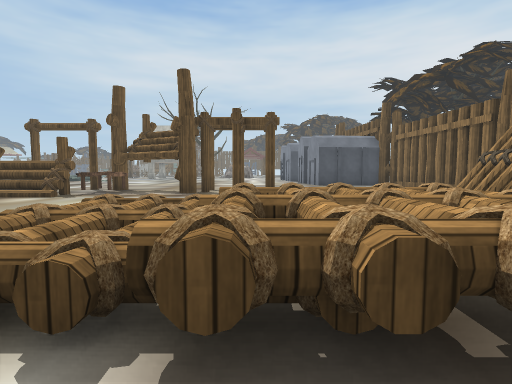
[1] (above)

13 first-person views from a walk through a scene from a Unity 3-D project. The camera is 1.2 m above the floor, tilts 4° down and sees 85° across. The floor is counted in squares, 2 m on a side. Each view is taken from the middle of a square. On the plan, view 1 faces up. The plan holds only what a view shows up to about 9 squares ahead; the rest is blank. The place goes on beyond the plan. The player is left out. Some animated figures are not drawn. Some surface patterns are stand-ins.

[2]
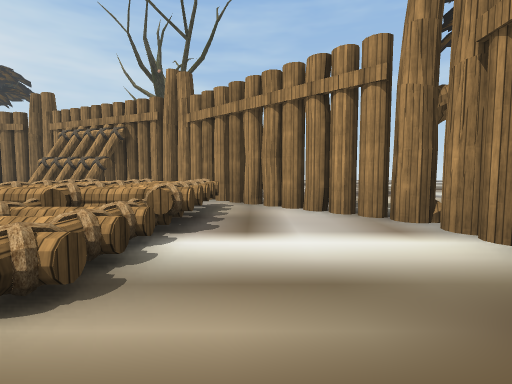

[3]
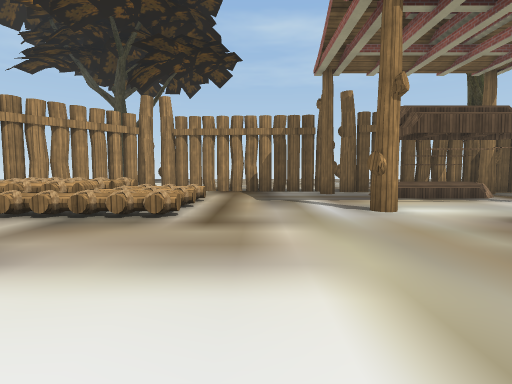

[4]
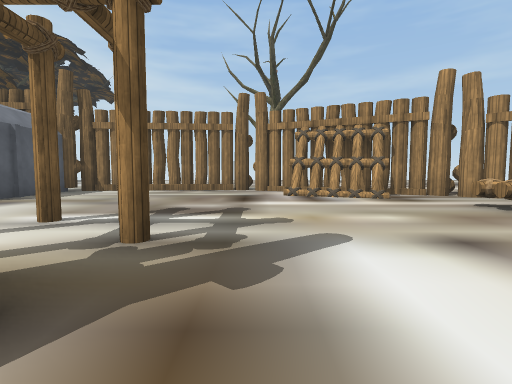

[5]
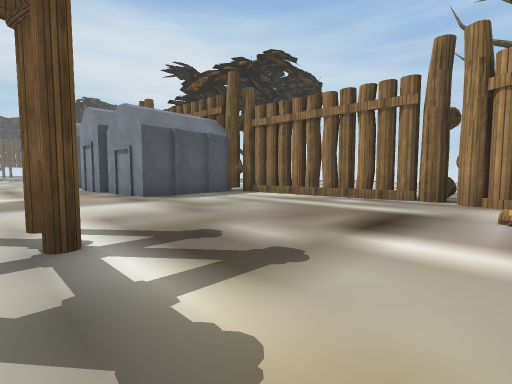

[6]
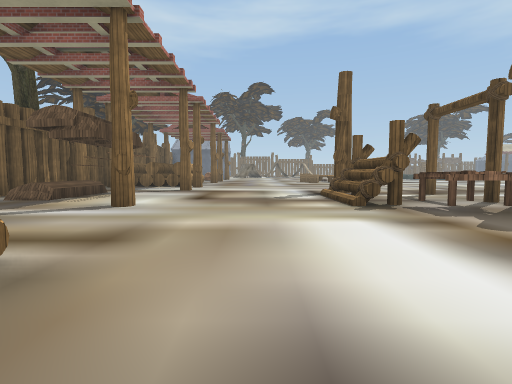

[7]
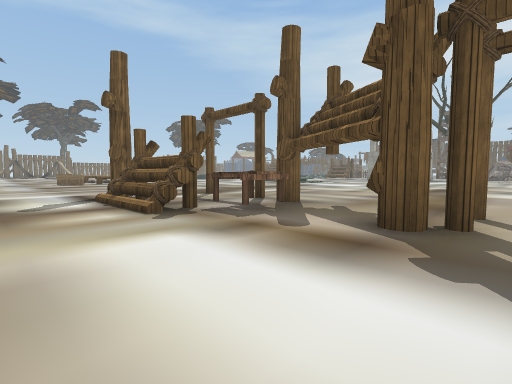

[8]
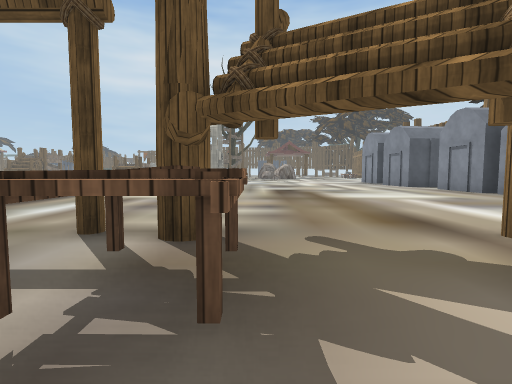

[9]
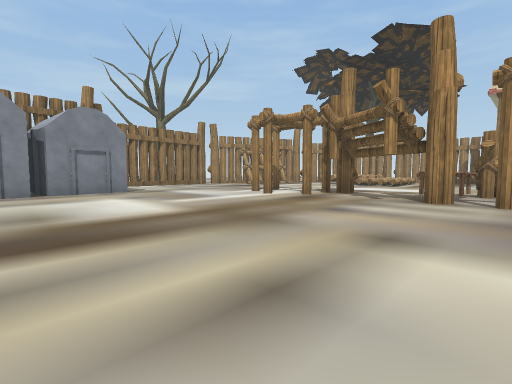

[10]
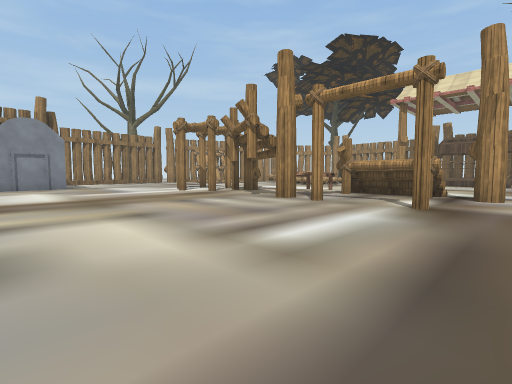

[11]
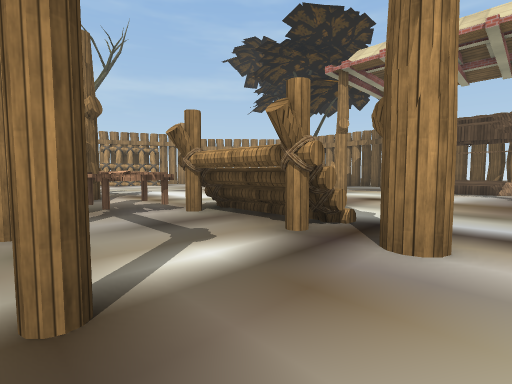

[12]
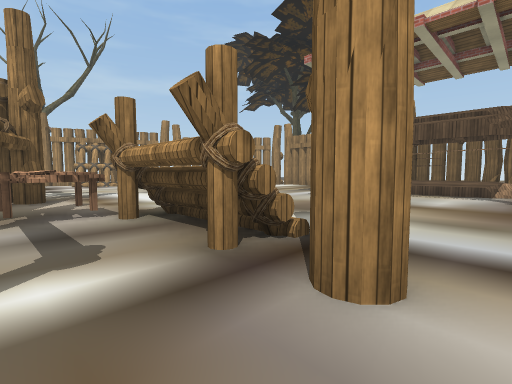

[13]
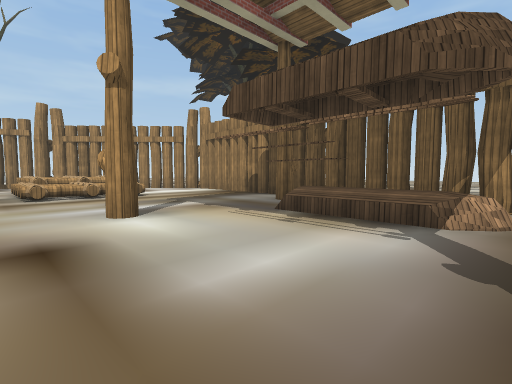

### Floor plan
Key: @ floor where view 1 was taken; # wall or solid block; . floor; / step, stairs or slope; = window, fence, low wall or low ledge; ^ raised ledge; T table; S shed; O other object.
Columns run from 9 left of view 1 to 6 right of it. Each row starts with its distance up from view 1.
 16    .........##
 15 ............S##
 14 ............###
 13 ............S###
 12 ...............#
 11 ...............#
 10 .#..#....#.....#
  9 ....TT.........#
  8 .#..TT.#.......#
  7 ..###..........#
  6 .............=##
  5 .............###
  4 .............##
  3 .......==^^^.##
  2 .......==^=^.#
  1 ..OO...==^=^##
  0 O  /.....@.#
 -1 #  .#.....##
 -2 ###########.

Where each view was taken, in squares from view 1:
view 1: 0 up, 0 right, facing up
view 2: 0 up, 3 left, facing right
view 3: 7 up, 3 left, facing down
view 4: 7 up, 3 left, facing right
view 5: 6 up, 0 right, facing up-right
view 6: 5 up, 0 right, facing left
view 7: 5 up, 1 left, facing up-left
view 8: 7 up, 4 left, facing up
view 9: 16 up, 6 left, facing down-right
view 10: 15 up, 9 left, facing down-right
view 11: 10 up, 9 left, facing down-right
view 12: 9 up, 9 left, facing down-right
view 13: 4 up, 9 left, facing down-right
